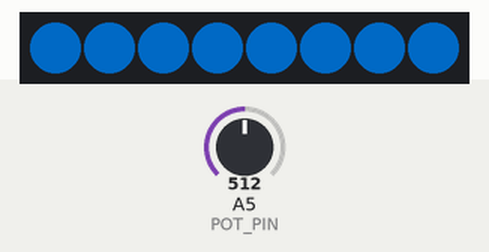
The sketch below on a simulated Arduino Uno, built with avr-gcc and run on an emulated ATmega328P. Shown: 8 RGB LEDs in strip order, left to right. Inputs (shaded band) come from the test bench; at power-on: A5 (POT_PIN) = 512. Dim RGB values are drawn brighter than linear.

Above: at 1.2 s.
1.3 s: A5 (POT_PIN) set to 0
At 1.6 s:
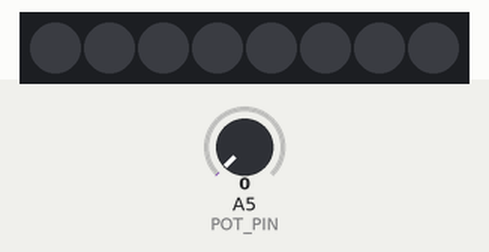
2.8 s: A5 (POT_PIN) set to 122
At 4.0 s:
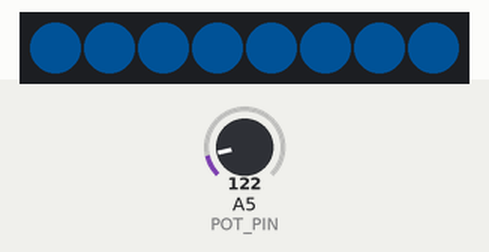
4.3 s: A5 (POT_PIN) set to 306
At 5.1 s:
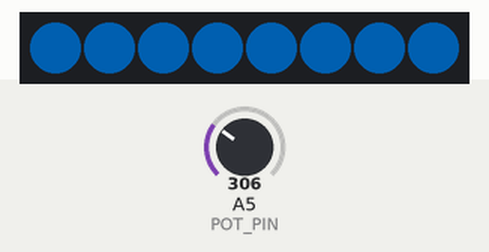
Timing chart, 0 to 7.3 s (numbered marks = the images above; inputs shaded):
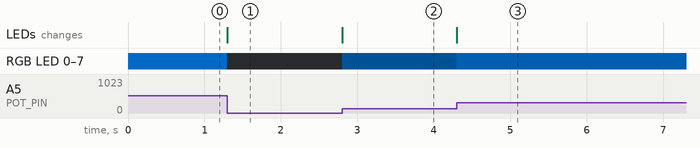

The sketch:

change-brightness.ino
```cpp
#include <Adafruit_NeoPixel.h>

const int POT_PIN = 5;
const int NEOPIXEL_PIN = 5;
const int NUM_LEDS = 8;
const float MAX_POT_VALUE = 1023.0;
int pot_value = 0;
float x = 0.0;

Adafruit_NeoPixel strip = Adafruit_NeoPixel(NUM_LEDS, NEOPIXEL_PIN, NEO_GRB + NEO_KHZ800);

void setup() {
  strip.begin();
  strip.setBrightness(255);
  strip.show();
}

void loop() {
  pot_value = analogRead(POT_PIN);
  x = pot_value / MAX_POT_VALUE;
  for (int i = 0; i < NUM_LEDS; i++) {
    strip.setPixelColor(i, 0, int(101.0 * x), int(189.0 * x));
  }

  strip.show();
}
```

Measured:
- after the input at 1.3 s, RGB LED 0–7: RGB(0, 50, 94) → off at once; the LEDs: change at once (image 1)
- after the input at 2.8 s, RGB LED 0–7: off → RGB(0, 12, 22) at once; the LEDs: change at once (image 2)
- after the input at 4.3 s, RGB LED 0–7: RGB(0, 12, 22) → RGB(0, 30, 56) at once; the LEDs: change at once (image 3)
